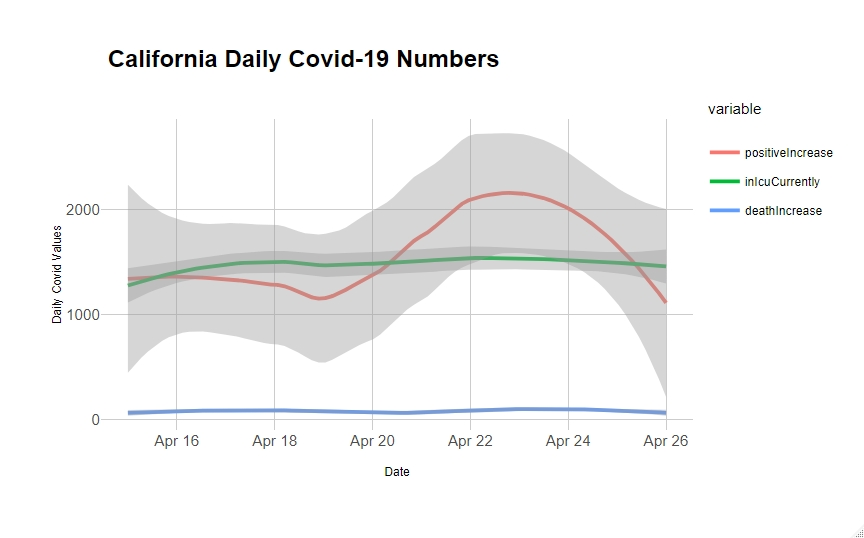

Write the R code that produced this figure.
library(tidyverse)
library(plotly)
library(ggplot2)
library(dplyr)
library(hrbrthemes)
library(reshape2)

#cvt <- read_csv ("cvt_daily.csv", col_types = cols (date = "c"))
cvt <- read_csv (url("https://covidtracking.com/api/v1/states/daily.csv"), col_types = cols (date = "c"))
cvt$date <- as.Date(cvt$date,format="%Y%m%d")
cvt_ca_temp <- cvt %>% filter(state=='CA' & date > as.Date("2020-04-14"))
cvt_ca <- select(cvt_ca_temp, date,
                    positiveIncrease,
                    inIcuCurrently, 
                    deathIncrease)

cvt_melt <- melt(cvt_ca, id=c("date"), measure.vars = c("positiveIncrease", 
                                                        "inIcuCurrently", 
                                                        "deathIncrease"))

# this plot currently does not work as desired 4/24/2020
g <- ggplot(cvt_melt, aes(x=date)) + 
            geom_smooth( aes(y=value, color=variable)) +
             scale_x_date(limits=as.Date(c("2020-04-15", Sys.Date()))) +
            labs(x = "Date", y = "Daily Covid Values", 
                 title = "California Daily Covid-19 Numbers", subtitle = "Data from the Covid Tracking Project") +
            theme_ipsum()

ggplotly(g)
